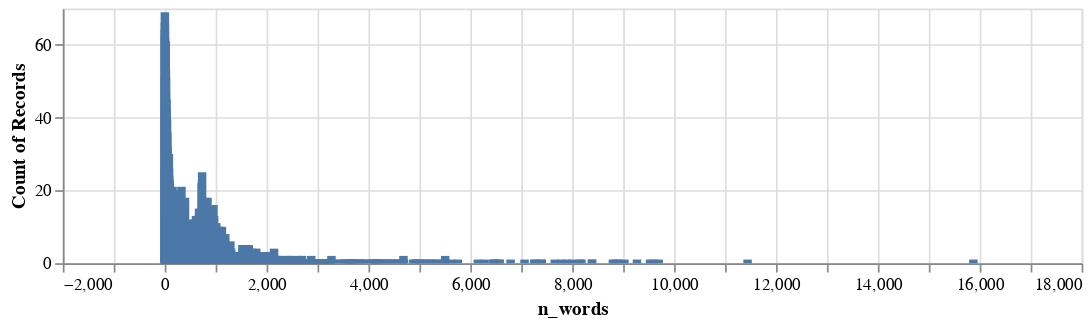

Notebook code for this chart:
### Code cell
alt.Chart(nwords).mark_bar().encode(
    x=alt.X("n_words:Q"),
    y='count():Q',
).properties(width=600, height=150)

### Figure 1 — Vega-Lite specification as saved in the notebook (floating-point values rounded to 4 significant figures; data arrays with more than 128 entries replaced by an {"elided": "..."} marker saying what was removed)
{"config": {"view": {"continuousWidth": 300, "continuousHeight": 300}}, "data": {"name": "data-9e580c06c2ee678e74e2d4d64aa92909"}, "mark": {"type": "bar"}, "encoding": {"x": {"field": "n_words", "type": "quantitative"}, "y": {"aggregate": "count", "type": "quantitative"}}, "height": 150, "width": 600, "$schema": "https://vega.github.io/schema/vega-lite/v5.8.0.json", "datasets": {"data-9e580c06c2ee678e74e2d4d64aa92909": {"elided": "12084 records"}}}
